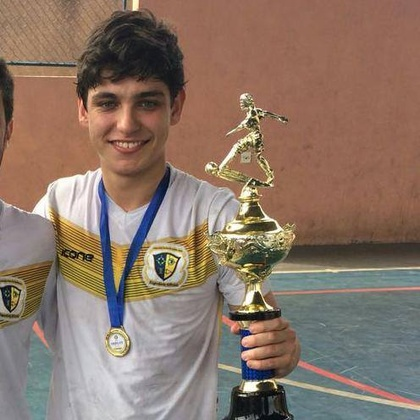
%> input picture legado/GC/PC_PROVA/foto_gcmf.jpg, 420 x 420 px, shrunk from 496 x 496 before the run
$ octave Untitled4.m   (GNU Octave 9; MATLAB toolbox functions it lacks are replaced by stand-ins)
%> lines starting %> are read from the running program, lines starting %| are printed output that depends on the picture
%> further down, myImage is the input picture: size 420x420x3 uint8; mean R, G, B 138.2, 117, 103.6
### legado/GC/PC_PROVA/toGrayscale.m
function returnedImage = toGrayscale(image)
        i = image;
        R = i(:, :, 1);
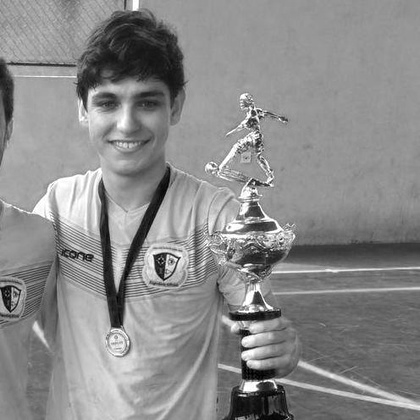
%> R: size 420x420 uint8; min 0, max 255, mean 138.2
        G = i(:, :, 2);
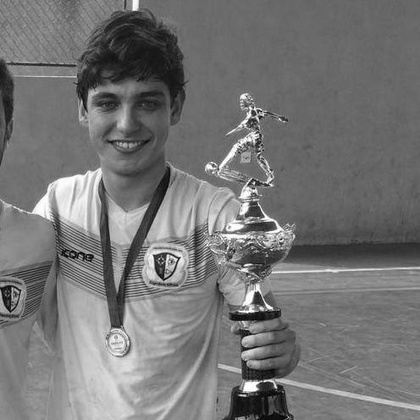
%> G: size 420x420 uint8; min 0, max 255, mean 117
        B = i(:, :, 3);
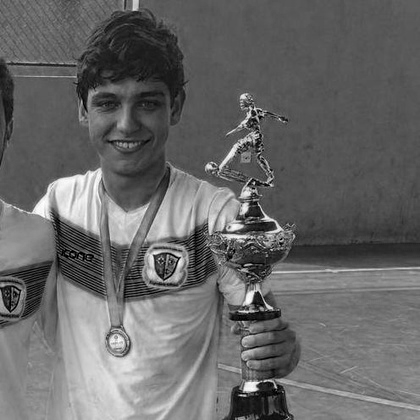
%> B: size 420x420 uint8; min 0, max 255, mean 103.6
        newImage = zeros(size(i,1), size(i,2), 'uint8');

        for x=1:size(i,1)
           for y=1:size(i,2)
               newImage(x,y) = (R(x,y)*.3)+(G(x,y)*.6)+(B(x,y)*.1);
           end
        end

        returnedImage = newImage;
end

### legado/GC/PC_PROVA/Untitled4.m
myImage = imread('foto_gcmf.jpg');

figure
subplot(1,2,1);
imshow(myImage);
title('Original Image');

subplot(1,2,2);
grayScaleImage = toGrayscale(myImage);
imshow(grayScaleImage);
imsave
%> (this line was passed over: imsave is not available in this run)
title('Grayscale Image');
